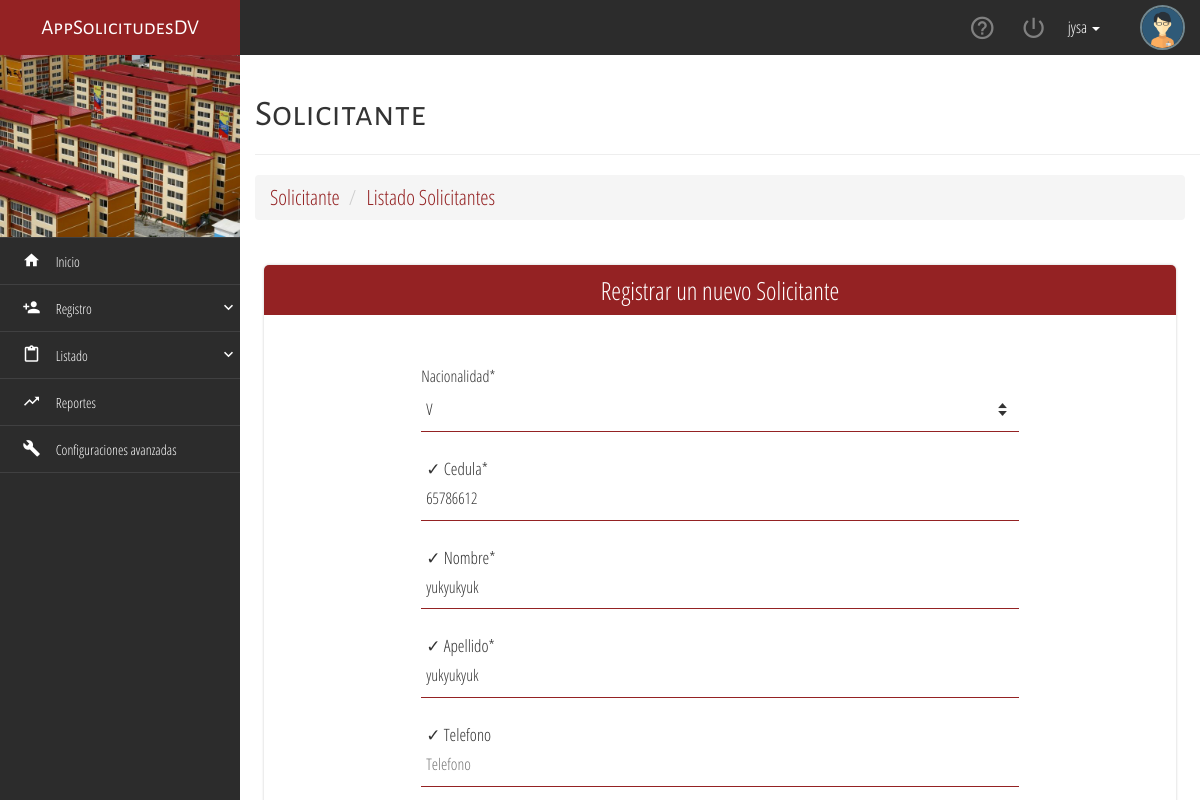
Before: /solicitudes/solicitante/4/update/ (signed in) with the older database file.
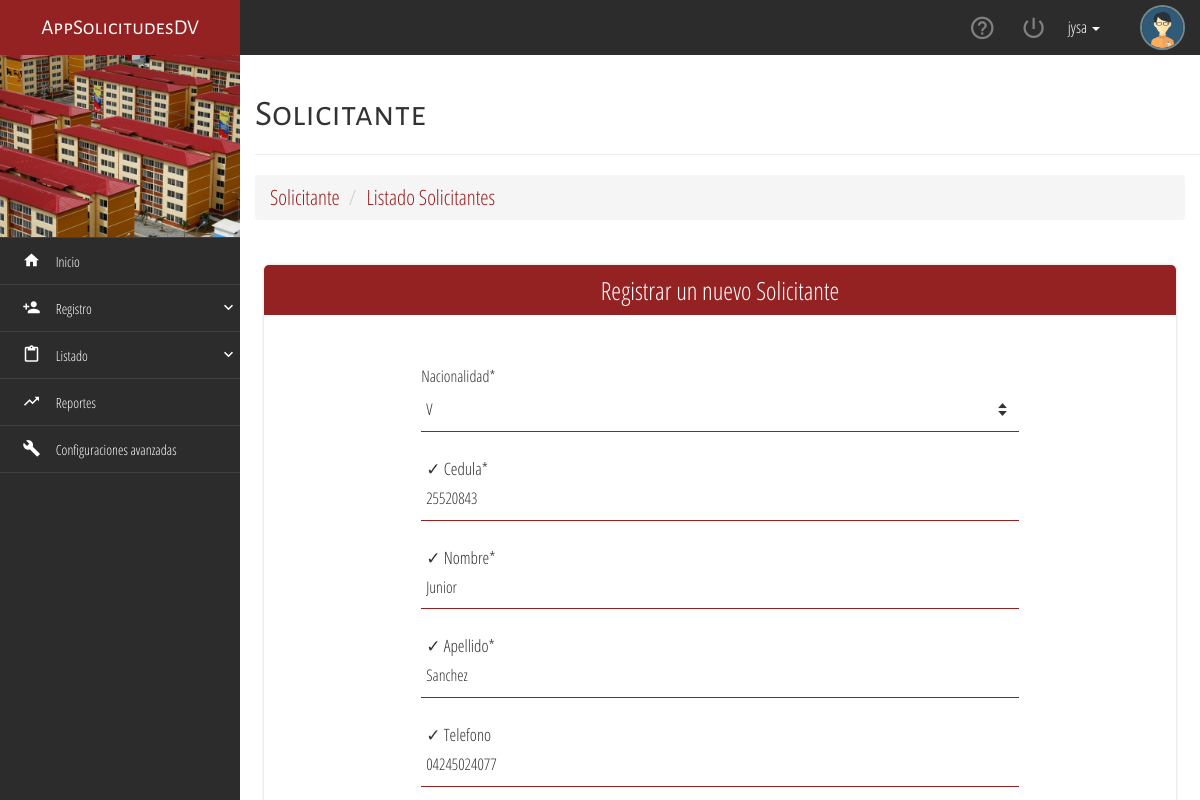
After: the same page with the newer database file.
### usuario/models.py (models this page shows, shortened)
class Usuario(AbstractBaseUser, PermissionsMixin):
    username = models.CharField(_('username'),
                                max_length=40, null=False, unique=True)
    tipo_cedula = models.CharField(
        max_length=1, choices=(('V', 'V'), ('E', 'E')))
    cedula = models.CharField(unique=True, blank=True, null=True, max_length=8)
    nombre = models.CharField(max_length=60)
    apellido = models.CharField(max_length=60)
    telefono = models.CharField(blank=True, null=True, max_length=11)
    fecha_nacimiento = models.DateField(null=True, blank=True)
    correo = models.EmailField(blank=True, null=True)
    direccion = models.CharField(max_length=9999, blank=True, null=True)
    is_solicitante = models.BooleanField(default=False)
    is_trabajador = models.BooleanField(default=False)
    is_active = models.BooleanField(_('active'), default=True)
    is_staff = models.BooleanField(_('staff status'), default=False)
    is_superuser = models.BooleanField(_('superuser status'), default=False)
    date_joined = models.DateTimeField(_('date joined'), default=timezone.now)
    created_at = models.DateTimeField(auto_now_add=True)
    updated_at = models.DateTimeField(auto_now=True)
    objects = UsuarioManager()
    USERNAME_FIELD = 'username'

### solicitudes/views.py (the view, shortened to what this page needs)
class SolicitanteUpdateView(LoginRequiredMixin, UpdateView):
    model = Usuario
    form_class = forms.SolicitanteForm
    template_name = 'solicitudes/solicitante_form.html'
    def get_context_data(self, **kwargs):
        context = super(SolicitanteUpdateView, self).get_context_data(**kwargs)
        context['user'] = {"exist": True, "user": self.object}
        return context

### solicitudes/forms.py
class SolicitanteForm(forms.ModelForm):
    class Meta:
        model = Usuario
        fields = ('tipo_cedula', 'cedula', 'nombre',
                  'apellido', 'telefono', 'fecha_nacimiento',
                  'correo', 'direccion')

### templates/solicitudes/solicitante_form.html (shortened to what this page needs)
{% extends "base.html" %}
{% load static %}
{% load widget_tweaks %}
{% block title_page %}Solicitante{% endblock %}
{% block context %}
<div class="container-fluid">
    <div class="row">
        <div class="col-xs-12 lead">
            <ol class="breadcrumb">
                <li class="active">Solicitante</li>
                <li><a href="{% url 'solicitudes:list_solicitante' %}">Listado Solicitantes</a></li>
            </ol>
        </div>
    </div>
</div>
<div class="container-fluid">
    <div class="container-flat-form">
        {% if solicitante.exist %}
        <div class="title-flat-form">Usuario: {{ solicitante.nombre }}</div>
        {% else %}
        <div class="title-flat-form">Registrar un nuevo Solicitante</div>
        {% endif %}
        <form autocomplete="off" method="POST">
            <div class="row">
                <div class="col-xs-12 col-sm-8 col-sm-offset-2">
                    <div class="group-material">
                        <span>Nacionalidad*</span>
                        {{ form.tipo_cedula|add_class:"material-control tooltips-general"|attr:"data-toggle:tooltip"|attr:"data-toggle:top"|attr:"required:required"|attr:"title:EligeEl Tipo De Cedula"|attr:"autofocus" }}
                    </div>
                    <div class="group-material">
                        {{ form.cedula|add_class:"material-control tooltips-general"|attr:"placeholder:Cedula"|attr:"required:required"|attr:"maxlength:8"|attr:"pattern:[0-9]{1,8}"|attr:"data-toggle:tooltip"|attr:"data-placement:top"|attr:"title:Escribela cedula del administrador" }}
                        <span class="highlight"></span>
                        <label>Cedula*</label>
                    </div>
                    <div class="group-material">
                        {{ form.nombre|add_class:"material-control tooltips-general"|attr:"placeholder:Nombre"|attr:"required:required"|attr:"maxlength:60"|attr:"pattern:[a-zA-ZáéíóúÁÉÍÓÚñÑ ]{1,60}"|attr:"data-toggle:tooltip"|attr:"data-placement:top"|attr:"title:Escribe el nombre del administrador" }}
                        <span class="highlight"></span>
                        <label>Nombre*</label>
                    </div>
                    <div class="group-material">
                        {{ form.apellido|add_class:"material-control tooltips-general"|attr:"placeholder:Apellido"|attr:"required:required"|attr:"maxlength:60"|attr:"pattern:[a-zA-ZáéíóúÁÉÍÓÚñÑ ]{1,60}"|attr:"data-toggle:tooltip"|attr:"data-placement:top"|attr:"title:Escribe el apellido del administrador" }}
                        <span class="highlight"></span>
                        <label>Apellido*</label>
                    </div>
                    <div class="group-material">
                        {{ form.telefono|add_class:"material-control tooltips-general"|attr:"placeholder:Telefono"|attr:"maxlength:11"|attr:"pattern:[0-9]{1,11}"|attr:"data-toggle:tooltip"|attr:"data-placement:top"|attr:"title:Escribe el Telefono del administrador" }}
                        <span class="highlight"></span>
                        <label>Telefono</label>
                    </div>
                </div>
            </div>
        </form>
    </div>
</div>
{% endblock %}

Changed rows visible on the page:
changed Usuario: cedula "65786612" → "25520843"; nombre "yukyukyuk" → "Junior"; apellido "yukyukyuk" → "Sanchez"; telefono (not shown) → "04245024077"
